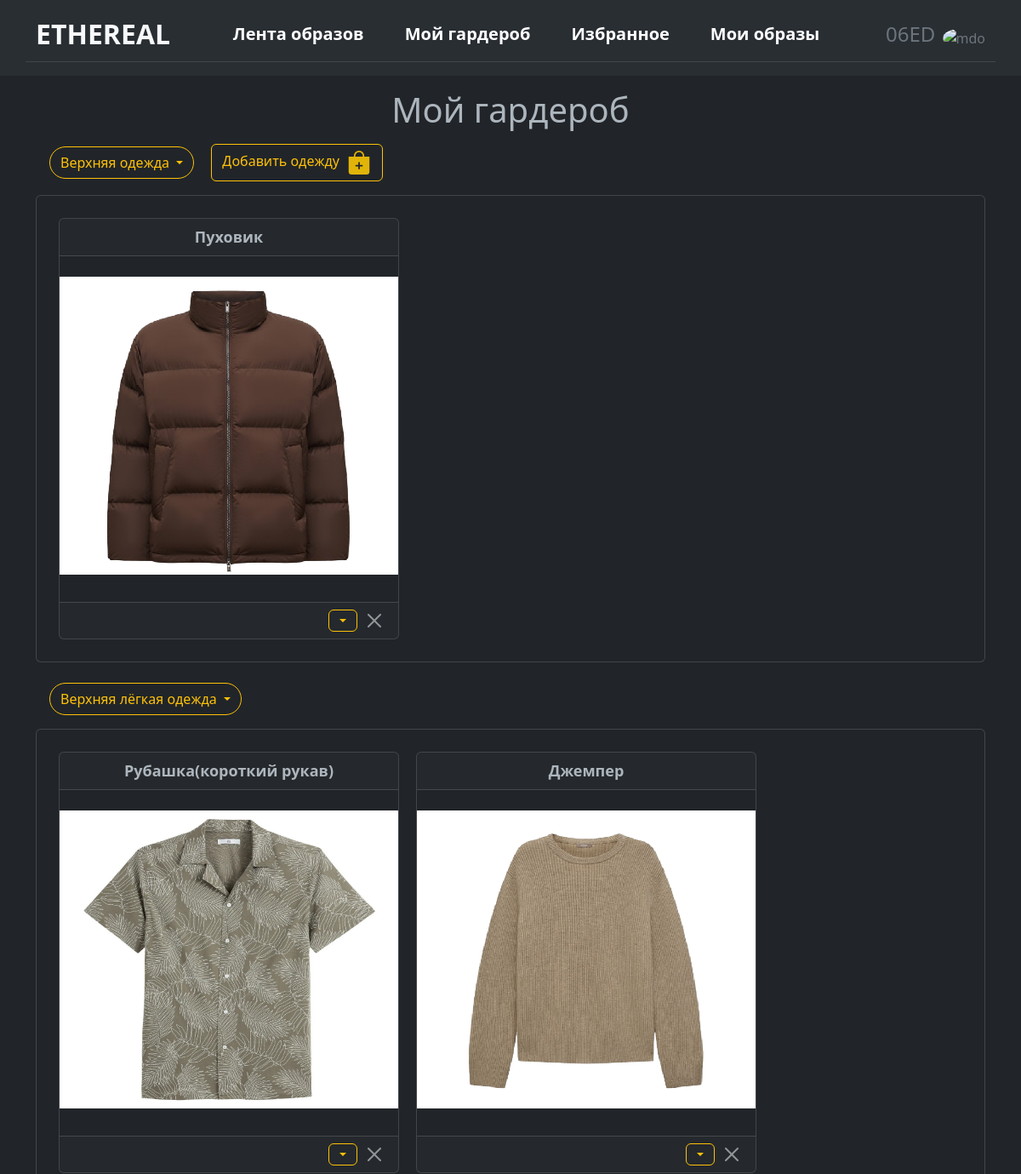
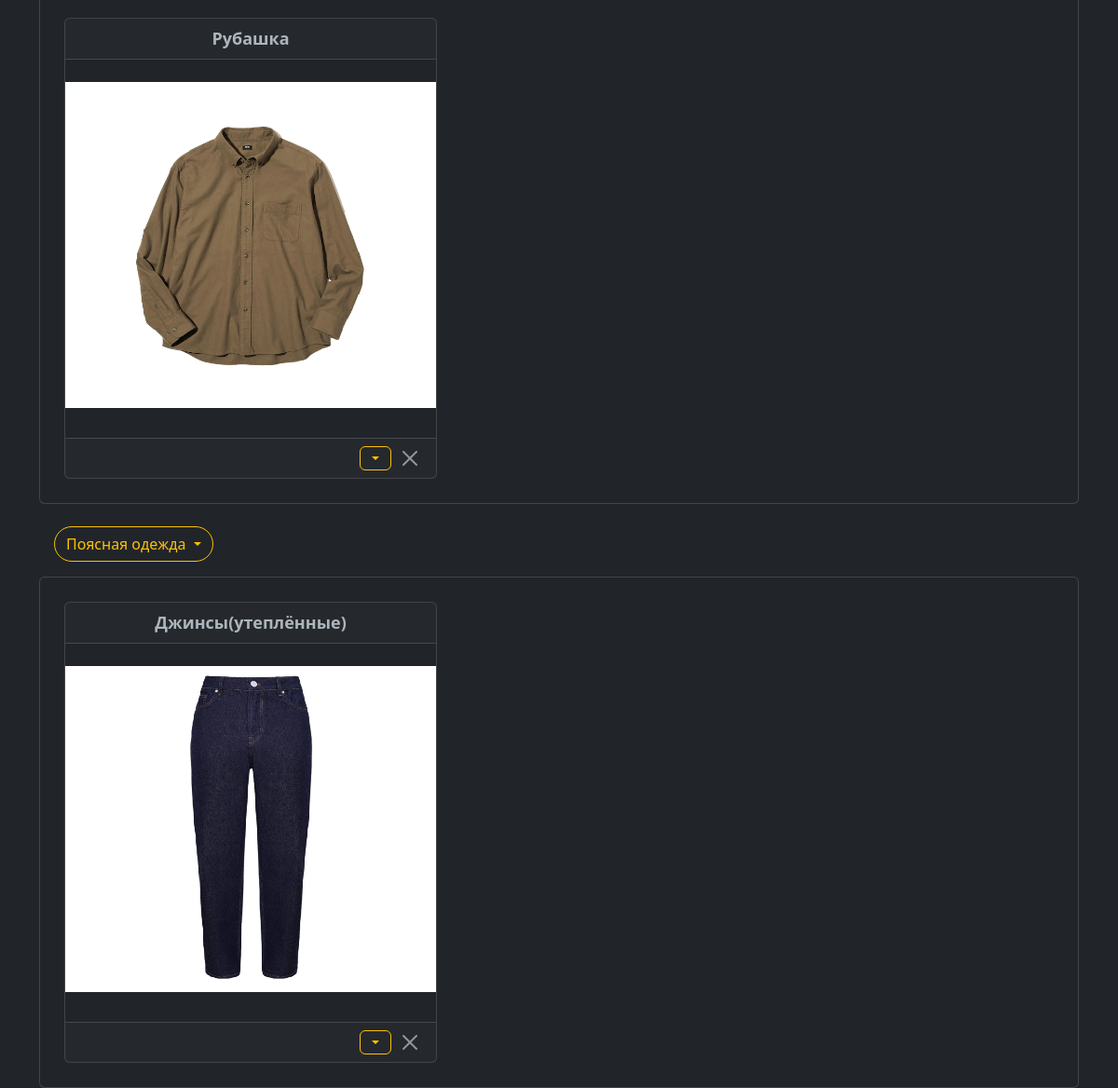
The page /wardrobe (signed in) on the database its author committed (2 pictures, top to bottom).
### data/users.py (models this page shows, shortened)
class Users(SqlAlchemyBase, UserMixin):
    __tablename__ = 'users'
    id = sqlalchemy.Column(sqlalchemy.Integer, primary_key=True, autoincrement=True)
    sex = sqlalchemy.Column(sqlalchemy.Integer, sqlalchemy.ForeignKey("sex.id"))
    nickname = sqlalchemy.Column(sqlalchemy.String)
    email = sqlalchemy.Column(sqlalchemy.String, index=True, unique=True)
    hashed_password = sqlalchemy.Column(sqlalchemy.String)
    image = sqlalchemy.Column(sqlalchemy.String, nullable=True)
    sex_ = orm.relationship("Sex", backref="users")
    favourite_looks = orm.relationship("Looks",
                             secondary="user_to_favourite_looks",
                             backref="user_looks")
    favourite_custom_looks = orm.relationship("CustomLooks",
                             secondary="user_to_favourite_custom_looks",
                             backref="user_custom")
    clothes = orm.relationship("Clothes",
                               secondary="user_to_clothes",
                               backref="user")

### data/clothes.py (models this page shows)
class Clothes(SqlAlchemyBase):
    __tablename__ = 'clothes'
    id = sqlalchemy.Column(sqlalchemy.Integer, primary_key=True, autoincrement=True)
    name = sqlalchemy.Column(sqlalchemy.String)
    type = sqlalchemy.Column(sqlalchemy.Integer, sqlalchemy.ForeignKey("type.id"))
    season = sqlalchemy.Column(sqlalchemy.Integer, sqlalchemy.ForeignKey("season.id"))
    image = sqlalchemy.Column(sqlalchemy.String, nullable=True)
    types = orm.relationship("Type", backref='clothes')
    seasons = orm.relationship("Season", backref='clothes')

### main.py (the view)
@app.route('/wardrobe')
@login_required
def wardrobe():
    param = {
        "title": "Мой гардероб",
        "outer": [],
        "top": [],
        "lower": []
    }
    session = db_session.create_session()
    clothes = session.get(Users, current_user.id).clothes
    for item in clothes:
        if item.type == 1:
            param['outer'].append(item)
        elif item.type == 2:
            param['top'].append(item)
        elif item.type == 3:
            param['lower'].append(item)
    param['path'] = url_for('static', filename='img/clothes_def')
    return render_template("wardrobe.html", **param)

### data/db_session.py (called while the page is built)
def create_session() -> Session:
    global __factory
    return __factory()

### main.py (called while the page is built)
@login_manager.user_loader
def load_user(user_id):
    session = db_session.create_session()
    return session.get(Users, user_id)

### templates/wardrobe.html (shortened to what this page needs)
{% extends "base.html" %}
{% block content %}
<p>
<h1 class="text-center">Мой гардероб</h1>
</p>
<div class="outer">
  <a class="btn btn-outline-warning rounded-pill dropdown-toggle mx-3" type="button" data-bs-toggle="collapse" data-bs-target="#outer" aria-expanded="false" aria-controls="outer">
    Верхняя одежда
  </a>
  <a class="btn btn-outline-warning" href="/add_clothes" role="button">Добавить одежду
      <button type="button" class="btn p-0 ms-1" style="background-color: transparent;">
      </button>
  </a>
  <div class="collapse show multi-collapse" id="outer">
    <div class="card card-body">
      <div class="card-container" style="display: flex; flex-wrap: wrap;" >
        {% for item in outer %}
          <div class="card" style="width: 400px; margin: 10px; overflow: hidden;">
            <div class="card-header text-center" style="font-weight: bold; font-size: 18px;">{{item.name}}</div>
            <img src="{{path}}/{{item.image}}" style="height: 350px; width: 400px;" class="mx-auto mt-4">
            <div class="card-body">
            </div>
            <div class="card-footer d-flex align-items-center justify-content-end">
                <button class="btn btn-outline-warning dropdown-toggle py-0 me-2" data-bs-toggle="collapse" data-bs-target="#item_{{item.id}}" aria-expanded="false" aria-controls="item_{{item.id}}"></button>
                <a class="btn-close" type="button" href="/clothes_delete/{{ item.id }}"></a>
            </div>
          </div>
        {% endfor %}
      </div>
    </div>
  </div>
</div>
<br>
<div class="top">
  <a class="btn btn-outline-warning rounded-pill dropdown-toggle  mx-3" type="button" data-bs-toggle="collapse" data-bs-target="#top" aria-expanded="false" aria-controls="top">
    Верхняя лёгкая одежда
  </a>
  <div class="collapse show multi-collapse" id="top">
    <div class="card card-body">
      <div class="card-container" style="display: flex; flex-wrap: wrap;">
        {% for item in top%}
          <div class="card" style="width: 400px; margin: 10px; overflow: hidden;">
            <div class="card-header text-center" style="font-weight: bold; font-size: 18px;">{{item.name}}</div>
            <img src="{{path}}/{{item.image}}" style="height: 350px; width: 400px;" class="mx-auto mt-4">
            <div class="card-body">
            </div>
            <div class="card-footer d-flex align-items-center justify-content-end">
                <button class="btn btn-outline-warning dropdown-toggle py-0 me-2" data-bs-toggle="collapse" data-bs-target="#item_{{item.id}}" aria-expanded="false" aria-controls="item_{{item.id}}"></button>
                <a class="btn-close" type="button" href="/clothes_delete/{{ item.id }}"></a>
            </div>
          </div>
        {% endfor %}
      </div>
    </div>
  </div>
</div>
<br>
<div class="lower">
  <a class="btn btn-outline-warning rounded-pill dropdown-toggle  mx-3" type="button" data-bs-toggle="collapse" data-bs-target="#lower" aria-expanded="false" aria-controls="lower">
    Поясная одежда
  </a>
  <div class="collapse show multi-collapse" id="lower">
    <div class="card card-body">
      <div class="card-container" style="display: flex; flex-wrap: wrap;">
        {% for item in lower%}
          <div class="card" style="width: 400px; margin: 10px; overflow: hidden;">
            <div class="card-header text-center" style="font-weight: bold; font-size: 18px;">{{item.name}}</div>
            <img src="{{path}}/{{item.image}}" style="height: 350px; width: 400px;" class="mx-auto mt-4">
            <div class="card-body">
            </div>
            <div class="card-footer d-flex align-items-center justify-content-end">
                <button class="btn btn-outline-warning dropdown-toggle py-0 me-2" data-bs-toggle="collapse" data-bs-target="#item_{{item.id}}" aria-expanded="false" aria-controls="item_{{item.id}}"></button>
                <a class="btn-close" type="button" href="/clothes_delete/{{ item.id }}"></a>
            </div>
          </div>
        {% endfor %}
      </div>
    </div>
  </div>
</div>
{% endblock %}

### templates/base.html (shortened to what this page needs)
<!doctype html>
<html lang="en" data-bs-theme="dark">
<head>
    <link href="https://cdn.jsdelivr.net/npm/bootstrap@5.3.0-alpha1/dist/css/bootstrap.min.css"
          rel="stylesheet">
    <link rel="stylesheet" href="/static/css/style.css">
</head>
<body>
<header class="p-3 " style="background-color: #292e33;">
    <div class="container border-bottom border-secondary-subtle">
      <div class="d-flex flex-wrap align-items-center justify-content-center mb-2">
        <a href="/" class="d-flex align-items-center mb-3 mb-md-0 me-md-auto link-light text-decoration-none">
        <span class="fs-2 fw-bold text-uppercase">Ethereal</span>
        </a>
        {% if current_user.is_authenticated %}
            <ul class="nav col-12 col-lg-auto me-lg-auto mb-2 justify-content-center mb-md-0 fs-5 fw-semibold">
              <li><a href="/looks_feed" class="nav-link px-4 text-white">Лента образов</a></li>
              <li><a href="/wardrobe" class="nav-link px-4 text-white">Мой гардероб</a></li>
              <li><a href="/favourite" class="nav-link px-4 text-white">Избранное</a></li>
              <li><a href="/looks" class="nav-link px-4 text-white">Мои образы</a></li>
            </ul>
        {% endif %}
            <div class="text-end">
              {% if current_user.is_authenticated %}
                    <div class="dropdown text-end">
                        <a href="#" class="d-block link-secondary text-decoration-none" data-bs-toggle="dropdown" aria-expanded="false">
                            <span class="fs-4 mx-1">{{ current_user.nickname }}</span>
                            <img src="/static/img/avatars/image{{ current_user.id }}.png" alt="mdo" width="32" height="32" class="rounded-circle">
                        </a>
                    </div>
              {% else %}
                    <a type="button" class="btn btn-outline-light me-2" href="/login">Войти</a>
                    <a type="button" class="btn btn-outline-warning" href="/register">Зарегистрироваться</a>
              {% endif %}
            </div>
        </div>
        </div>
</header>
<main role="main" class="container">
    {% block content %}{% endblock %}
</main>

### rows shown on the page
Users: nickname "06ED"
Clothes: name "Пуховик", image (picture)
Clothes: name "Рубашка(короткий рукав)", image (picture)
Clothes: name "Джемпер", image (picture)
Clothes: name "Рубашка", image (picture)
Clothes: name "Джинсы(утеплённые)", image (picture)
